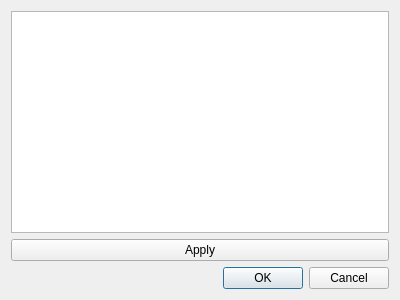
<?xml version="1.0" encoding="UTF-8"?>
<ui version="4.0">
 <class>EditStyleDialog</class>
 <widget class="QDialog" name="EditStyleDialog">
  <property name="geometry">
   <rect>
    <x>0</x>
    <y>0</y>
    <width>400</width>
    <height>300</height>
   </rect>
  </property>
  <property name="windowTitle">
   <string>Dialog</string>
  </property>
  <layout class="QVBoxLayout" name="verticalLayout">
   <item>
    <widget class="QPlainTextEdit" name="textEdit"/>
   </item>
   <item>
    <widget class="QPushButton" name="buttonApply">
     <property name="text">
      <string>Apply</string>
     </property>
    </widget>
   </item>
   <item>
    <widget class="QDialogButtonBox" name="buttonBox">
     <property name="orientation">
      <enum>Qt::Horizontal</enum>
     </property>
     <property name="standardButtons">
      <set>QDialogButtonBox::Cancel|QDialogButtonBox::Ok</set>
     </property>
    </widget>
   </item>
  </layout>
 </widget>
 <resources/>
 <connections>
  <connection>
   <sender>buttonBox</sender>
   <signal>accepted()</signal>
   <receiver>EditStyleDialog</receiver>
   <slot>accept()</slot>
   <hints>
    <hint type="sourcelabel">
     <x>248</x>
     <y>254</y>
    </hint>
    <hint type="destinationlabel">
     <x>157</x>
     <y>274</y>
    </hint>
   </hints>
  </connection>
  <connection>
   <sender>buttonBox</sender>
   <signal>rejected()</signal>
   <receiver>EditStyleDialog</receiver>
   <slot>reject()</slot>
   <hints>
    <hint type="sourcelabel">
     <x>316</x>
     <y>260</y>
    </hint>
    <hint type="destinationlabel">
     <x>286</x>
     <y>274</y>
    </hint>
   </hints>
  </connection>
 </connections>
</ui>
